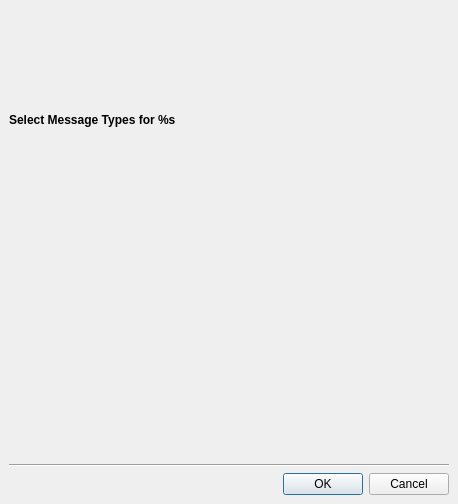
<ui version="4.0" >
 <class>ImportExportDialog</class>
 <widget class="QDialog" name="ImportExportDialog" >
  <property name="geometry" >
   <rect>
    <x>0</x>
    <y>0</y>
    <width>458</width>
    <height>504</height>
   </rect>
  </property>
  <property name="windowTitle" >
   <string>%s Messages</string>
  </property>
  <layout class="QVBoxLayout" >
   <property name="spacing" >
    <number>6</number>
   </property>
   <property name="margin" >
    <number>9</number>
   </property>
   <item>
    <widget class="QLabel" name="promptText" >
     <property name="text" >
      <string>&lt;b>Select Message Types for %s&lt;/b></string>
     </property>
    </widget>
   </item>
   <item>
    <widget class="MessageTypeSelect" native="1" name="messageTypeDisplay" />
   </item>
   <item>
    <widget class="Line" name="line" >
     <property name="orientation" >
      <enum>Qt::Horizontal</enum>
     </property>
    </widget>
   </item>
   <item>
    <widget class="QDialogButtonBox" name="buttonBox" >
     <property name="orientation" >
      <enum>Qt::Horizontal</enum>
     </property>
     <property name="standardButtons" >
      <set>QDialogButtonBox::Cancel|QDialogButtonBox::Ok</set>
     </property>
    </widget>
   </item>
  </layout>
 </widget>
 <customwidgets>
  <customwidget>
   <class>MessageTypeSelect</class>
   <extends>QWidget</extends>
   <header location="global" >messagetypeselect.h</header>
   <container>1</container>
  </customwidget>
 </customwidgets>
 <resources/>
 <connections>
  <connection>
   <sender>buttonBox</sender>
   <signal>accepted()</signal>
   <receiver>ImportExportDialog</receiver>
   <slot>accept()</slot>
   <hints>
    <hint type="sourcelabel" >
     <x>248</x>
     <y>254</y>
    </hint>
    <hint type="destinationlabel" >
     <x>157</x>
     <y>274</y>
    </hint>
   </hints>
  </connection>
  <connection>
   <sender>buttonBox</sender>
   <signal>rejected()</signal>
   <receiver>ImportExportDialog</receiver>
   <slot>reject()</slot>
   <hints>
    <hint type="sourcelabel" >
     <x>316</x>
     <y>260</y>
    </hint>
    <hint type="destinationlabel" >
     <x>286</x>
     <y>274</y>
    </hint>
   </hints>
  </connection>
 </connections>
</ui>
